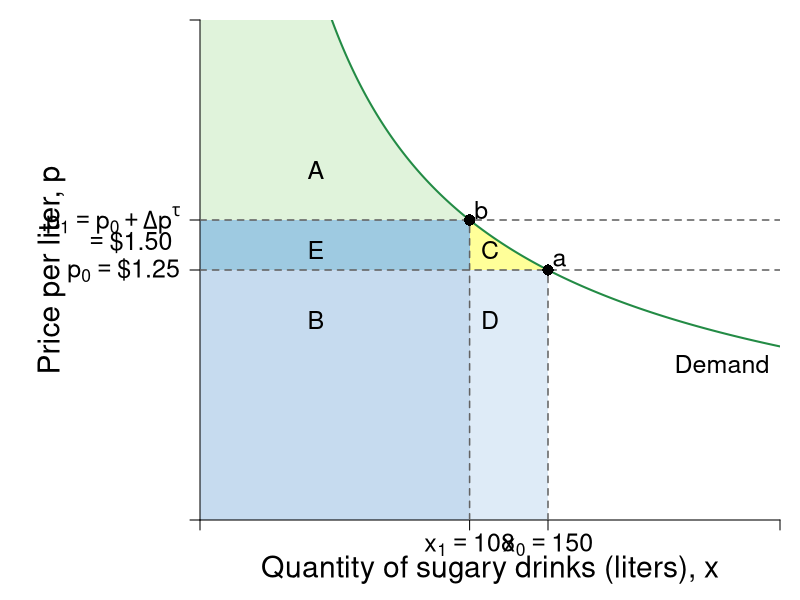

The R script that drew this image:
library(shape)
pdf(file = "indmarketdemand/sugar_bev_demand.pdf", width = 9, height = 7)

#Set parameters for graphics
pointsize <- 1.8
axislabelsize <- 1.8
labelsize <- 1.5
namesize <- 1.8
annotatesize <- 1.5
graphlinewidth <- 2
segmentlinewidth <- 1.5

COL <- c("#7fc97f", "#beaed4", "#fdc086", "#ffff99", "#386cb0", "#f0027f", "#bf5b17", "#666666")
COLA <- c("#e0f3db", "#99d8c9","#66c2a4","#41ae76", "#238b45", "#005824")
COLB <- c("#c6dbef", "#4eb3d3", "#2b8cbe", "#0868ac","#084081")
COLC <- c("#fcfbfd", "#efedf5", "#dadaeb", "#bcbddc", "#9e9ac8", "#807dba", "#6a51a3", "#54278f", "#3f007d")
Grays <- gray.colors(25, start =1, end = 0)

par(mar =  c(4, 10, 1, 1))

indiffA <- function(x, alpha = 0.5, uA = 5) {
  (uA / x^alpha)^(1/(1 - alpha))
}

cef <- function(x, e = 1.4, k = 44.7982){
  k*(x^(-1/e))
}

#The inverse demand function to creat the relative points
cefinv <- function(p, e = 1.4, k = 44.7982){
  (p/k)^(-e)
}

xlims <- c(0, 250)
ylims <- c(0, 2.5)

npts <- 501 
x <- seq(xlims[1], xlims[2], length.out = npts)
y <- seq(ylims[1], ylims[2], length.out = npts) 

plot(0, 0, xlim = xlims, ylim = ylims, type = "n",
     xlab = expression(paste("")),
     ylab = expression(paste("")), 
     xaxt = "n", 
     yaxt = "n", 
     cex.lab = axislabelsize, 
     bty = "n",
     xaxs = "i", 
     yaxs = "i")


## Paremeters to enable editing points 
## I've assumed a tax of 20% to make this more visible 
## I'll comment on that in the caption
tax <- 1.2 #20 percent tax
prices <- c(1.25, 1.25*tax) 
xprices <- c(cefinv(prices[1]), cefinv(prices[2]))

ticksy <- c(0, prices[1], prices[2], ylims[2])
ylabels <- c(NA, expression(paste(p[0] == phantom(),"$1.25")), expression(paste(p[1] == p[0] + Delta*p^tau)), NA)
ticksx <- c(0, xprices[2], xprices[1], xlims[2])
xlabels <- c(NA, expression(paste(x[1]) == 108), expression(paste(x[0]) == 150), NA)

text(-31, prices[2] - 0.11, expression(paste(phantom() == phantom(),"$1.50")), xpd = TRUE, cex = annotatesize)


npts <- 500 
xx1 <- seq(xlims[1], xlims[2], length.out = npts)
xx2 <- seq(48, xprices[2], length.out = npts)
xx3 <- seq(xprices[2], xprices[1], length.out = npts)

#Label axes
#mtext(expression(paste("Quantity of sugary drinks (liters), ", x)), side = 1, line = 2.5, cex = axislabelsize)
text(0.5*xlims[2], -0.25, expression(paste("Quantity of sugary drinks (liters), ", x)), xpd = TRUE, cex = axislabelsize) 
text(-64, 0.5*ylims[2], expression(paste("Price per liter, ", p)), xpd = TRUE, cex = axislabelsize, srt = 90) 

# Shade Regions
# A
polygon(c(xprices[2], xx3, xprices[1]), 
        c(prices[1], cef(xx3), prices[1]), 
        border = FALSE, 
        col = COL[4])
# B
rect(0, 0, xprices[2], prices[1], col = COLB[1], density = NULL, border = NA)

# E
rect(0, prices[1], xprices[2], prices[2], 
     #col = COL[1],
     col ="#9ecae1",
     density = NULL, border = NA)

# D
rect(0, prices[2], 48.5, ylims[2], 
     col = COLA[1], 
     density = NULL, border = NA)
polygon(c(48, xx2, xprices[2]), 
        c(prices[2], cef(xx2), prices[2]), 
        border = FALSE, col = COLA[1])

# E
rect(xprices[2], 0, 150, prices[1], 
     col = "#deebf7", 
     density = NULL, border = NA)

axis(1, at = ticksx, pos = 0, labels = xlabels, cex.axis = labelsize)
axis(2, at = ticksy, pos = 0, labels = ylabels, las = 1, cex.axis = labelsize)


# Segments
segments(xprices[1], 0, xprices[1], prices[1], lty = 2, col = Grays[22] , lwd = segmentlinewidth)
segments(0,  prices[1], xlims[2],  prices[1], lty = 2, col = Grays[22] , lwd = segmentlinewidth)

segments(0, prices[2], xlims[2], prices[2], lty = 2, col = Grays[22] , lwd = segmentlinewidth)
segments(xprices[2], 0, xprices[2], prices[2], lty = 2, col = Grays[22] , lwd = segmentlinewidth)

# Demand Curve
lines(xx1, cef(xx1), col = COLA[5], lwd = graphlinewidth)
text(xlims[2] - 0.1*xlims[2], 0.78, expression(Demand), cex = annotatesize)

# Points
points(xprices[1], prices[1], pch = 16, col = "black", cex = 1.5)
text(xprices[1] + 5, prices[1] + 0.05, expression(a), cex = labelsize)

points(xprices[2], prices[2], pch = 16, col = "black", cex = 1.5)
text(xprices[2] + 5, prices[2] + 0.05, expression(b), cex = labelsize)

# Label Regions
text(125, 1.35, expression(C), cex = labelsize)
text(50, 1, expression(B), cex = labelsize)
text(50, 1.35, expression(E), cex = labelsize)
text(50, 1.75, expression(A), cex = labelsize)
text(125, 1, expression(D), cex = labelsize)




dev.off()
